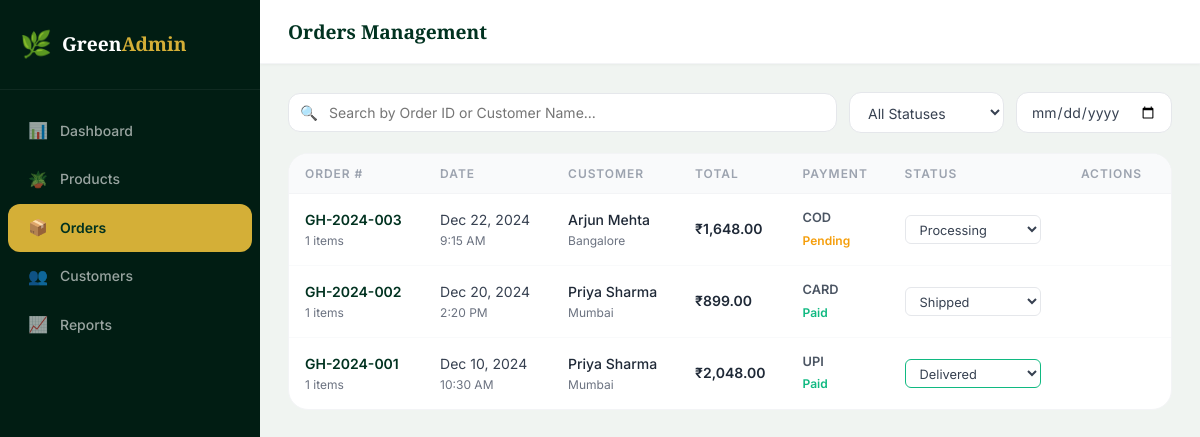
The page /admin/orders.php on the database its author committed.
### tables this page shows
CREATE TABLE IF NOT EXISTS orders (
    id INT AUTO_INCREMENT PRIMARY KEY,
    user_id INT NOT NULL,
    order_number VARCHAR(50) UNIQUE NOT NULL,
    status ENUM('pending','confirmed','processing','shipped','out_for_delivery','delivered','cancelled') DEFAULT 'pending',
    subtotal DECIMAL(10,2) NOT NULL,
    discount DECIMAL(10,2) DEFAULT 0.00,
    delivery_fee DECIMAL(10,2) DEFAULT 50.00,
    total DECIMAL(10,2) NOT NULL,
    promo_code VARCHAR(50) DEFAULT NULL,
    payment_method ENUM('card','upi','cod','wallet') DEFAULT 'cod',
    payment_status ENUM('pending','paid','failed','refunded') DEFAULT 'pending',
    transaction_id VARCHAR(255) DEFAULT NULL,
    delivery_name VARCHAR(100),
    delivery_phone VARCHAR(20),
    delivery_address TEXT,
    delivery_city VARCHAR(100),
    delivery_state VARCHAR(100),
    delivery_pincode VARCHAR(10),
    delivery_notes TEXT,
    estimated_delivery DATE DEFAULT NULL,
    placed_at TIMESTAMP DEFAULT CURRENT_TIMESTAMP,
    updated_at TIMESTAMP DEFAULT CURRENT_TIMESTAMP ON UPDATE CURRENT_TIMESTAMP,
    FOREIGN KEY (user_id) REFERENCES users(id) ON DELETE CASCADE,
    INDEX idx_user_orders (user_id),
    INDEX idx_status (status)
);

CREATE TABLE IF NOT EXISTS users (
    id INT AUTO_INCREMENT PRIMARY KEY,
    name VARCHAR(100) NOT NULL,
    email VARCHAR(150) UNIQUE NOT NULL,
    password VARCHAR(255) NOT NULL,
    phone VARCHAR(20),
    address TEXT,
    city VARCHAR(100),
    state VARCHAR(100),
    pincode VARCHAR(10),
    profile_pic VARCHAR(255) DEFAULT NULL,
    is_blocked TINYINT(1) DEFAULT 0,
    created_at TIMESTAMP DEFAULT CURRENT_TIMESTAMP
);

### includes/functions.php (called while the page is built, shortened)
<?php
function formatPrice($amount) {
    return CURRENCY . number_format($amount, 2);
}
function sanitize($input) {
    return htmlspecialchars(strip_tags(trim($input)), ENT_QUOTES, 'UTF-8');
}

### admin/orders.php (the view, shortened to what this page needs)
<?php
require_once __DIR__ . '/../includes/functions.php';
$db = getDB();
?>
<!DOCTYPE html>
<html lang="en">
<head>
    <link rel="stylesheet" href="<?= SITE_URL ?>/assets/css/main.css">
    <link rel="stylesheet" href="<?= SITE_URL ?>/assets/css/admin.css">
</head>
<body class="admin-body">
<div class="admin-layout">
    <aside class="admin-sidebar" id="adminSidebar">
        <a href="<?= SITE_URL ?>/admin/index.php" class="sidebar-logo">
            <span class="sidebar-logo-icon">🌿</span>
            <div class="sidebar-logo-text">Green<span>Admin</span></div>
        </a>
        <nav class="sidebar-nav">
            <a href="<?= SITE_URL ?>/admin/index.php" class="sidebar-nav-item"><span class="nav-icon">📊</span> Dashboard</a>
            <a href="<?= SITE_URL ?>/admin/products.php" class="sidebar-nav-item"><span class="nav-icon">🪴</span> Products</a>
            <a href="<?= SITE_URL ?>/admin/orders.php" class="sidebar-nav-item active"><span class="nav-icon">📦</span> Orders</a>
            <a href="<?= SITE_URL ?>/admin/customers.php" class="sidebar-nav-item"><span class="nav-icon">👥</span> Customers</a>
            <a href="<?= SITE_URL ?>/admin/reports.php" class="sidebar-nav-item"><span class="nav-icon">📈</span> Reports</a>
        </nav>
    </aside>
    <main class="admin-main">
        <header class="admin-header">
            <h1 class="admin-page-title">Orders Management</h1>
        </header>
        <div class="admin-content">
            <div class="admin-toolbar">
                <div class="admin-search">
                    <span class="admin-search-icon">🔍</span>
                    <input type="text" class="admin-search-input" placeholder="Search by Order ID or Customer Name...">
                </div>
                <select class="admin-filter-select">
                    <option value="">All Statuses</option>
                </select>
                <input type="date" class="admin-filter-select">
            </div>
            <div class="admin-card">
                <div style="overflow-x: auto;">
                    <table class="data-table">
                        <thead>
                            <tr>
                                <th>Order #</th>
                                <th>Date</th>
                                <th>Customer</th>
                                <th>Total</th>
                                <th>Payment</th>
                                <th>Status</th>
                                <th width="80">Actions</th>
                            </tr>
                        </thead>
                        <tbody>
                            <?php
                            $orders = $db->query("
                                SELECT o.*, u.name as customer_name
                                FROM orders o
                                JOIN users u ON o.user_id = u.id
                                ORDER BY o.placed_at DESC
                            ")->fetchAll();
                            $statuses = ['pending', 'confirmed', 'processing', 'shipped', 'out_for_delivery', 'delivered', 'cancelled'];
                            foreach($orders as $o):
                            ?>
                            <tr>
                                <td>
                                    <div style="font-weight: 600; color: var(--green-deep);"><?= $o['order_number'] ?></div>
                                    <div style="font-size: 0.75rem; color: var(--gray-500);"><?= count(json_decode($o['id'] ?? '[]') ?? [1]) ?> items</div>
                                </td>
                                <td>
                                    <div><?= date('M d, Y', strtotime($o['placed_at'])) ?></div>
                                    <div style="font-size: 0.75rem; color: var(--gray-500);"><?= date('g:i A', strtotime($o['placed_at'])) ?></div>
                                </td>
                                <td>
                                    <div style="font-weight: 500; color: var(--gray-800);"><?= sanitize($o['customer_name']) ?></div>
                                    <div style="font-size: 0.75rem; color: var(--gray-500);"><?= sanitize($o['delivery_city']) ?></div>
                                </td>
                                <td style="font-weight: 600; color: var(--gray-800);"><?= formatPrice($o['total']) ?></td>
                                <td>
                                    <div style="text-transform: uppercase; font-size: 0.8rem; font-weight: 600; color: var(--gray-600);"><?= sanitize($o['payment_method']) ?></div>
                                    <?php if($o['payment_status'] === 'paid'): ?>
                                        <span style="color: #10b981; font-size: 0.75rem; font-weight: 600;">Paid</span>
                                    <?php else: ?>
                                        <span style="color: var(--orange); font-size: 0.75rem; font-weight: 600;">Pending</span>
                                    <?php endif; ?>
                                </td>
                                <td>
                                    <select class="status-select" onchange="updateStatus(<?= $o['id'] ?>, this.value)" style="border-color: <?= $o['status'] === 'delivered' ? '#10b981' : 'var(--gray-200)' ?>">
                                        <?php foreach($statuses as $s): ?>
                                            <option value="<?= $s ?>" <?= $o['status'] === $s ? 'selected' : '' ?>><?= ucfirst(str_replace('_', ' ', $s)) ?></option>
                                        <?php endforeach; ?>
                                    </select>
                                </td>
                                <td>
                                    <button class="btn btn-outline-sm" onclick="openOrderModal(<?= $o['id'] ?>)">View</button>
                                </td>
                            </tr>
                            <?php endforeach; ?>
                        </tbody>
                    </table>
                </div>
            </div>
        </div>
    </main>
</div>
</body>
</html>

### assets/css/main.css (style rules this page uses)
:root { --green-deep: #013220; --green-medium: #024d31; --green-light: #045d3b; --green-pale: #e8f5ee; --green-muted: #2d6a4f; --beige: #F5F5DC; --beige-dark: #e8e8c4; --gold: #D4AF37; --gold-light: #e8c84a; --gold-dark: #b8932e; --white: #ffffff; --off-white: #fafafa; --gray-50: #f9fafb; --gray-100: #f3f4f6; --gray-200: #e5e7eb; --gray-300: #d1d5db; --gray-400: #9ca3af; --gray-500: #6b7280; --gray-600: #4b5563; --gray-700: #374151; --gray-800: #1f2937; --red: #dc2626; --red-light: #fef2f2; --orange: #f59e0b; --blue: #3b82f6; --purple: #7c3aed; --font-serif: 'Playfair Display', Georgia, serif; --font-sans: 'Inter', system-ui, -apple-system, sans-serif; --radius-sm: 6px; --radius-md: 12px; --radius-lg: 20px; --radius-xl: 32px; --radius-full: 9999px; --shadow-sm: 0 1px 3px rgba(1,50,32,0.08), 0 1px 2px rgba(1,50,32,0.04); --shadow-md: 0 4px 16px rgba(1,50,32,0.10), 0 2px 6px rgba(1,50,32,0.06); --shadow-lg: 0 10px 40px rgba(1,50,32,0.15), 0 4px 12px rgba(1,50,32,0.08); --shadow-xl: 0 20px 60px rgba(1,50,32,0.20); --shadow-gold: 0 4px 20px rgba(212,175,55,0.30); --transition-fast: 150ms ease; --transition-base: 250ms ease; --transition-slow: 400ms ease; --navbar-height: 72px; --max-width: 1280px; }
*, *::before, *::after { box-sizing: border-box; margin: 0; padding: 0; }
html { scroll-behavior: smooth; font-size: 16px; }
body { font-family: var(--font-sans); color: var(--gray-800); background-color: var(--white); line-height: 1.6; -webkit-font-smoothing: antialiased; -moz-osx-font-smoothing: grayscale; overflow-x: hidden; }
a { color: inherit; text-decoration: none; }
button { cursor: pointer; border: none; background: none; font-family: inherit; }
input, textarea, select { font-family: inherit; }
h1, h2, h3, h4 { font-family: var(--font-serif); line-height: 1.2; }
h1 { font-size: clamp(2rem, 5vw, 3.5rem); font-weight: 700; }
.btn { display: inline-flex; align-items: center; justify-content: center; gap: 8px; padding: 12px 28px; border-radius: var(--radius-full); font-family: var(--font-sans); font-size: 0.9rem; font-weight: 600; cursor: pointer; transition: all var(--transition-base); text-decoration: none; border: 2px solid transparent; white-space: nowrap; }
.btn-outline-sm { background: transparent; color: var(--white); border: 1.5px solid rgba(255,255,255,0.5); padding: 8px 20px; border-radius: var(--radius-full); font-size: 0.85rem; font-weight: 500; transition: all var(--transition-fast); }

### rows shown on the page
orders: order_number "GH-2024-003", id "1", placed_at "Dec 22, 2024", placed_at "9:15 AM", user.name "Arjun Mehta", delivery_city "Bangalore", total "₹1,648.00", payment_method "COD", payment_status "Pending", status+id "Processing"
orders: order_number "GH-2024-002", id "1", placed_at "Dec 20, 2024", placed_at "2:20 PM", user.name "Priya Sharma", delivery_city "Mumbai", total "₹899.00", payment_method "CARD", payment_status "Paid", status+id "Shipped"
orders: order_number "GH-2024-001", id "1", placed_at "Dec 10, 2024", placed_at "10:30 AM", user.name "Priya Sharma", delivery_city "Mumbai", total "₹2,048.00", payment_method "UPI", payment_status "Paid", status+id "Delivered"
